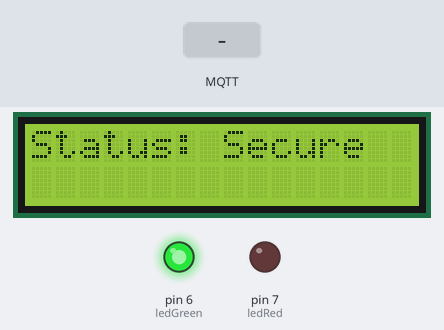
Recording of a sketch running on a simulated Arduino Uno, built with avr-gcc and run on an emulated ATmega328P. Shown: 16×2 character LCD, output pins drawn as LEDs (lit = HIGH). The test bench sets the inputs (shaded band). WiFi joins after 1.5 s; servers stay silent unless stated; random numbers use the default seed unless the sketch sets one; no MQTT or app messages arrive unless stated; what the sketch prints to the serial monitor is not drawn.

Above: at 4.2 s.
4.3 s: MQTT message "1" arrives on the first subscribed topic
At 5.0 s:
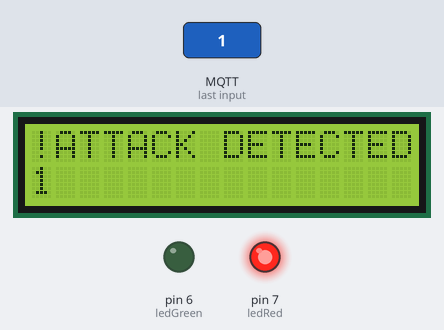
5.8 s: MQTT message "on" arrives on the first subscribed topic
At 8.5 s:
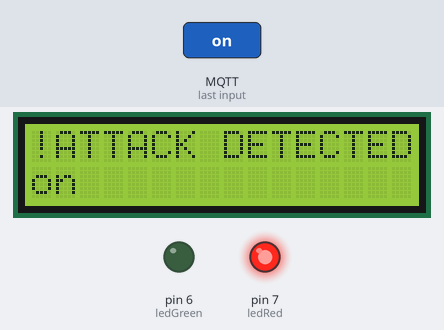
8.8 s: MQTT message "off" arrives on the first subscribed topic
At 11.3 s:
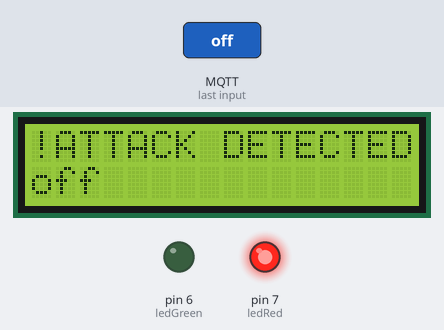
Timing chart, 0 to 14.9 s (numbered marks = the images above; inputs shaded):
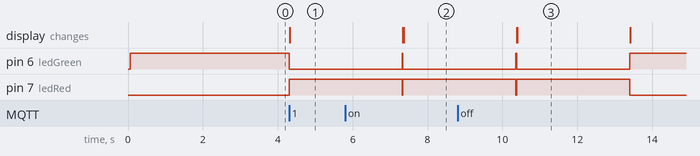

The sketch:

IDS_mit1.ino
```cpp
#include <SPI.h>
#include <Ethernet.h>
#include <PubSubClient.h>
#include <Wire.h>
#include <LiquidCrystal_I2C.h>

// --- Network Settings ---
// Must be set to a static/unique value for the DHCP assignment
byte mac[] = { 0xDE, 0xAD, 0xBE, 0xEF, 0xFE, 0xED };
const char* mqtt_server = "192.168.0.100";

// --- LCD & LED Settings ---
LiquidCrystal_I2C lcd(0x27, 16, 2); // Use 0x3F if 0x27 fails
const int ledGreen = 6; // Green LED (Secure State)
const int ledRed = 7; // Red LED (Alert State)

EthernetClient ethClient;
PubSubClient client(ethClient);

// This function runs when a message is received (The Detection Logic)
void callback(char* topic, byte* payload, unsigned int length) {

    // --- STEP 1: CAPTURE DATA FOR LATENCY (T_alert) ---
    // Prints the millisecond time since the Arduino booted.
    Serial.print("T_alert:");
    Serial.println(millis());

    // Convert payload to string for LCD display
    String message = "";
    for (int i = 0; i < length; i++) {
        message += (char)payload[i];
    }

    // --- STEP 2: TRIGGER ALERT STATE ---
    digitalWrite(ledRed, HIGH); // Turn on Red LED
    digitalWrite(ledGreen, LOW); // Turn off Green LED

    lcd.clear();
    lcd.setCursor(0, 0);
    lcd.print("!ATTACK DETECTED!");
    lcd.setCursor(0, 1);
    lcd.print(message); // Show the attack message (e.g., PICO ATTACK!)

    delay(3000); // Show the alert for 3 seconds (Reset Latency)

    // --- STEP 3: RESET TO SECURE STATE ---
    digitalWrite(ledRed, LOW);
    digitalWrite(ledGreen, HIGH);
    lcd.clear();
    lcd.setCursor(0, 0);
    lcd.print("Status: Secure");
}

void reconnect() {
    while (!client.connected()) {
        Serial.print("Attempting MQTT connection...");
        String clientId = "ArduinoClient-";
        clientId += String(random(0xffff), HEX);

        // BASELINE VULNERABILITY: Connect anonymously
        if (client.connect(clientId.c_str(), "admin", "pass123")) {
            Serial.println("connected!");
            client.subscribe("thant-thesis-test/control");
        } else {
            Serial.print("failed, rc=");
            Serial.print(client.state());
            Serial.println(" try again in 5 seconds");
            delay(5000);
        }
    }
}

void setup() {
    Serial.begin(9600);
    pinMode(ledGreen, OUTPUT);
    pinMode(ledRed, OUTPUT);

    // --- Setup LCD ---
    lcd.init();
    lcd.backlight();
    digitalWrite(ledGreen, HIGH); // Start in secure state
    digitalWrite(ledRed, LOW);
    lcd.setCursor(0, 0);
    lcd.print("Status: Secure");

    // --- Setup Ethernet ---
    Serial.println("Starting Ethernet (DHCP)...");
    if (Ethernet.begin(mac) == 0) {
        Serial.println("Failed to get IP via DHCP");
        while (true); // Stop here if it fails
    }
    Serial.print("Ethernet IP: ");
    Serial.println(Ethernet.localIP());
    delay(1500);

    // --- Setup MQTT ---
    client.setServer(mqtt_server, 1883);
    client.setCallback(callback);
}

void loop() {
    if (!client.connected()) {
        reconnect();
    }
    client.loop();
}
```

Measured:
- after the input at 4.3 s, pin 6 (ledGreen): HIGH → LOW at once; pin 7 (ledRed): LOW → HIGH at once; the display: changes at once (image 1)
